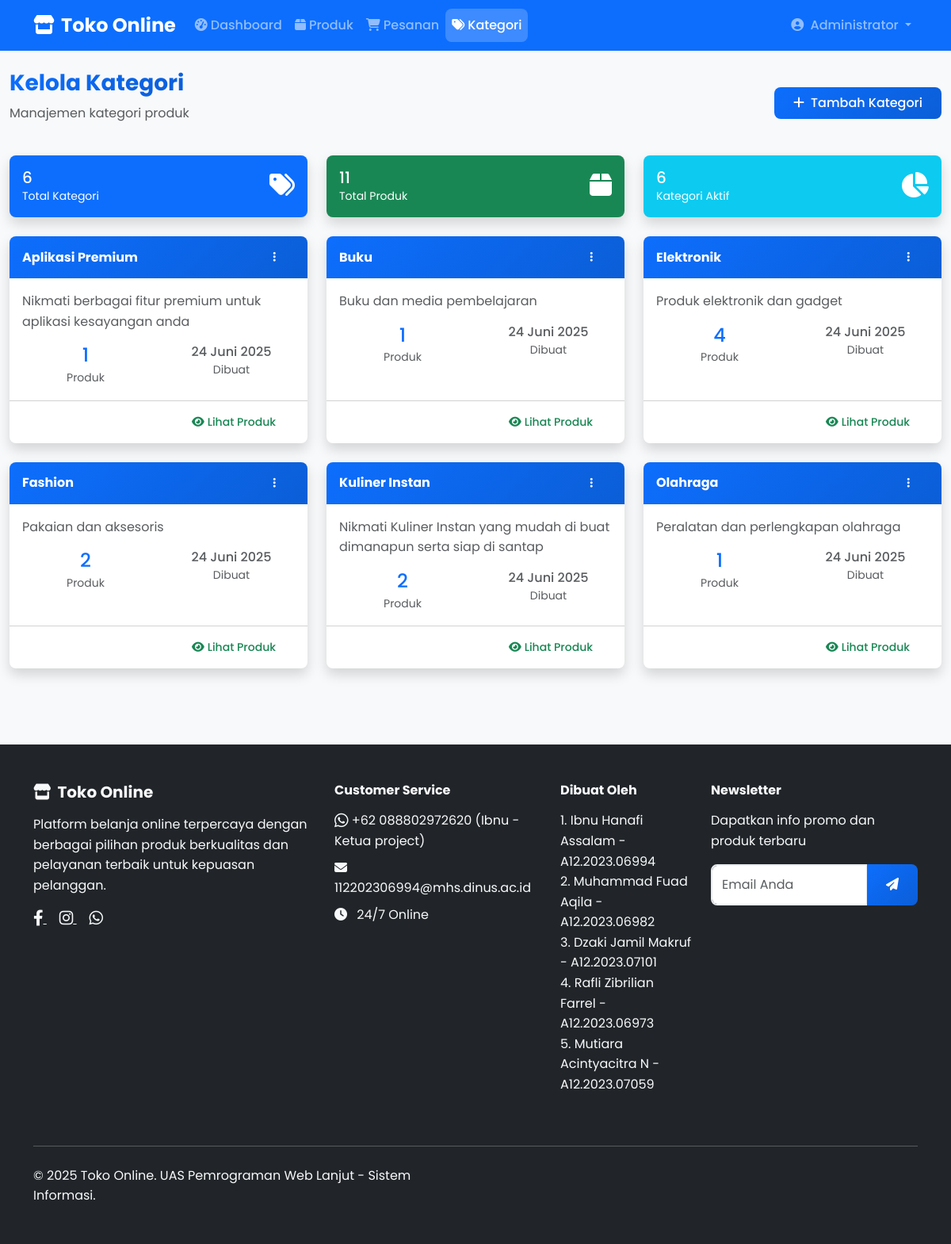
Screenshot of /admin/categories.php (signed in) with the database file from the repository.
### tables this page shows
CREATE TABLE `users` (
  `id` int(11) NOT NULL,
  `username` varchar(50) NOT NULL,
  `email` varchar(100) NOT NULL,
  `password` varchar(255) NOT NULL,
  `reset_token` varchar(255) DEFAULT NULL,
  `reset_token_expires_at` datetime DEFAULT NULL,
  `reset_expires` datetime DEFAULT NULL,
  `role` enum('admin','customer') NOT NULL DEFAULT 'customer',
  `full_name` varchar(100) NOT NULL,
  `phone` varchar(20) DEFAULT NULL,
  `address` text DEFAULT NULL,
  `created_at` timestamp NOT NULL DEFAULT current_timestamp()
);

CREATE TABLE `categories` (
  `id` int(11) NOT NULL,
  `name` varchar(100) NOT NULL,
  `description` text DEFAULT NULL,
  `created_at` timestamp NOT NULL DEFAULT current_timestamp()
);

### includes/functions.php (called while the page is built, shortened)
<?php
require_once __DIR__ . '/../config/database.php';
function isLoggedIn()
{
    return isset($_SESSION['user_id']) && !empty($_SESSION['user_id']);
}
function isAdmin()
{
    return isset($_SESSION['role']) && $_SESSION['role'] === 'admin';
}
function formatDate($date)
{
    $bulan = [
        1 => 'Januari',
        'Februari',
        'Maret',
        'April',
        'Mei',
        'Juni',
        'Juli',
        'Agustus',
        'September',
        'Oktober',
        'November',
        'Desember'
    ];
    $timestamp = strtotime($date);
    $tanggal = date('j', $timestamp);
    $bulan = $bulan[date('n', $timestamp)];
    $tahun = date('Y', $timestamp);
    return $tanggal . ' ' . $bulan . ' ' . $tahun;
}
function getCurrentUser()
{
    global $db;
    $sql = "SELECT * FROM users WHERE id = ?";
    return $db->fetch($sql, [$_SESSION['user_id']]);
}

### config/database.php (called while the page is built, shortened)
<?php
class Database
{
    private $host = DB_HOST;
    private $username = DB_USERNAME;
    private $password = DB_PASSWORD;
    private $database = DB_NAME;
    private $connection;
    private function connect()
    {
        try {
            $this->connection = new PDO(
                "mysql:host={$this->host};dbname={$this->database}",
                $this->username,
                $this->password,
                [
                    PDO::ATTR_ERRMODE => PDO::ERRMODE_EXCEPTION,
                    PDO::ATTR_DEFAULT_FETCH_MODE => PDO::FETCH_ASSOC,
                    PDO::MYSQL_ATTR_INIT_COMMAND => "SET NAMES utf8"
                ]
            );
        } catch (PDOException $e) {
            die("Connection failed: " . $e->getMessage());
        }
    }
    public function query($sql, $params = [])
    {
        try {
            $stmt = $this->connection->prepare($sql);
            $stmt->execute($params);
            return $stmt->fetchAll();
        } catch (PDOException $e) {
            throw new Exception("Query error: " . $e->getMessage());
        }
    }
    public function fetch($sql, $params = [])
    {
        try {
            $stmt = $this->connection->prepare($sql);
            $stmt->execute($params);
            return $stmt->fetch();
        } catch (PDOException $e) {
            throw new Exception("Fetch error: " . $e->getMessage());
        }
    }
}
$db = new Database();

### admin/categories.php (the view, shortened to what this page needs)
<?php
require_once '../includes/functions.php';
global $db;
$categories = $db->query("
    SELECT c.*,
           COUNT(p.id) as product_count,
           c.created_at
    FROM categories c
    LEFT JOIN products p ON c.id = p.category_id
    GROUP BY c.id
    ORDER BY c.name
");
include '../includes/header.php';
?>
<div class="container-fluid py-4">
    <div class="row mb-4">
        <div class="col-12">
            <div class="d-flex justify-content-between align-items-center">
                <div>
                    <h1 class="h3 text-gradient fw-bold">Kelola Kategori</h1>
                    <p class="text-muted">Manajemen kategori produk</p>
                </div>
                <div>
                    <button type="button" class="btn btn-primary" data-bs-toggle="modal" data-bs-target="#addCategoryModal">
                        <i class="fas fa-plus me-2"></i>Tambah Kategori
                    </button>
                </div>
            </div>
        </div>
    </div>
    <div class="row mb-4">
        <div class="col-md-4">
            <div class="card bg-primary text-white shadow">
                <div class="card-body">
                    <div class="d-flex align-items-center">
                        <div class="flex-grow-1">
                            <div class="h5 mb-0"><?php echo count($categories); ?></div>
                            <div class="small">Total Kategori</div>
                        </div>
                        <div class="flex-shrink-0">
                            <i class="fas fa-tags fa-2x"></i>
                        </div>
                    </div>
                </div>
            </div>
        </div>
        <div class="col-md-4">
            <div class="card bg-success text-white shadow">
                <div class="card-body">
                    <div class="d-flex align-items-center">
                        <div class="flex-grow-1">
                            <div class="h5 mb-0"><?php echo array_sum(array_column($categories, 'product_count')); ?></div>
                            <div class="small">Total Produk</div>
                        </div>
                        <div class="flex-shrink-0">
                            <i class="fas fa-box fa-2x"></i>
                        </div>
                    </div>
                </div>
            </div>
        </div>
        <div class="col-md-4">
            <div class="card bg-info text-white shadow">
                <div class="card-body">
                    <div class="d-flex align-items-center">
                        <div class="flex-grow-1">
                            <div class="h5 mb-0">
                                <?php echo count(array_filter($categories, function ($cat) {
                                    return $cat['product_count'] > 0;
                                })); ?>
                            </div>
                            <div class="small">Kategori Aktif</div>
                        </div>
                        <div class="flex-shrink-0">
                            <i class="fas fa-chart-pie fa-2x"></i>
                        </div>
                    </div>
                </div>
            </div>
        </div>
    </div>
    <div class="row">
        <?php if (empty($categories)): ?>
            <div class="col-12">
                <div class="card shadow">
                    <div class="card-body text-center py-5">
                        <i class="fas fa-tags fa-3x text-muted mb-3"></i>
                        <h5 class="text-muted">Belum ada kategori</h5>
                        <p class="text-muted">Klik tombol "Tambah Kategori" untuk membuat kategori pertama</p>
                        <button type="button" class="btn btn-primary" data-bs-toggle="modal" data-bs-target="#addCategoryModal">
                            <i class="fas fa-plus me-2"></i>Tambah Kategori Pertama
                        </button>
                    </div>
                </div>
            </div>
        <?php else: ?>
            <?php foreach ($categories as $category): ?>
                <div class="col-lg-4 col-md-6 mb-4">
                    <div class="card shadow h-100">
                        <div class="card-header bg-gradient-primary text-white">
                            <div class="d-flex justify-content-between align-items-center">
                                <h6 class="m-0 fw-bold"><?php echo htmlspecialchars($category['name']); ?></h6>
                                <div class="dropdown">
                                    <button class="btn btn-sm btn-outline-light" type="button" data-bs-toggle="dropdown">
                                        <i class="fas fa-ellipsis-v"></i>
                                    </button>
                                </div>
                            </div>
                        </div>
                        <div class="card-body">
                            <?php if ($category['description']): ?>
                                <p class="card-text text-muted">
                                    <?php echo htmlspecialchars($category['description']); ?>
                                </p>
                            <?php else: ?>
                                <p class="card-text text-muted fst-italic">Tidak ada deskripsi</p>
                            <?php endif; ?>
                            <div class="row text-center">
                                <div class="col-6">
                                    <div class="h4 text-primary mb-0"><?php echo $category['product_count']; ?></div>
                                    <small class="text-muted">Produk</small>
                                </div>
                                <div class="col-6">
                                    <div class="h6 text-muted mb-0"><?php echo formatDate($category['created_at']); ?></div>
                                    <small class="text-muted">Dibuat</small>
                                </div>
                            </div>
                        </div>
                        <div class="card-footer bg-transparent">
                            <div class="d-grid gap-2 d-md-flex justify-content-md-end">
                                <a href="../admin/products.php?category=<?php echo $category['id']; ?>"
                                    class="btn btn-outline-success btn-sm">
                                    <i class="fas fa-eye me-1"></i>Lihat Produk
                                </a>
                            </div>
                        </div>
                    </div>
                </div>
            <?php endforeach; ?>
        <?php endif; ?>
    </div>
</div>
<?php include '../includes/footer.php'; ?>

### includes/header.php (shortened to what this page needs)
<?php
$current_user = getCurrentUser();
?>
<!DOCTYPE html>
<html lang="id">
<head>
    <link href="https://cdn.jsdelivr.net/npm/bootstrap@5.3.0/dist/css/bootstrap.min.css" rel="stylesheet">
    <link rel="stylesheet" href="https://cdnjs.cloudflare.com/ajax/libs/font-awesome/6.4.0/css/all.min.css">
    <link rel="stylesheet" href="../assets/css/style.css">
    <?php if (isAdmin()): ?>
        <link rel="stylesheet" href="https://cdn.datatables.net/1.13.6/css/dataTables.bootstrap5.min.css">
    <?php endif; ?>
</head>
<body>
    <nav class="navbar navbar-expand-lg navbar-dark bg-primary sticky-top">
        <div class="container">
            <a class="navbar-brand fw-bold" href="<?php echo isAdmin() ? '../admin/dashboard.php' : '../customer/dashboard.php'; ?>">
                <i class="fas fa-store me-2"></i>Toko Online
            </a>
            <div class="collapse navbar-collapse" id="navbarNav">
                <?php if (isLoggedIn()): ?>
                    <?php if (isAdmin()): ?>
                        <ul class="navbar-nav me-auto">
                            <li class="nav-item">
                                <a class="nav-link <?php echo basename($_SERVER['PHP_SELF']) == 'dashboard.php' ? 'active' : ''; ?>"
                                    href="../admin/dashboard.php">
                                    <i class="fas fa-tachometer-alt me-1"></i>Dashboard
                                </a>
                            </li>
                            <li class="nav-item">
                                <a class="nav-link <?php echo basename($_SERVER['PHP_SELF']) == 'products.php' ? 'active' : ''; ?>"
                                    href="../admin/products.php">
                                    <i class="fas fa-box me-1"></i>Produk
                                </a>
                            </li>
                            <li class="nav-item">
                                <a class="nav-link <?php echo basename($_SERVER['PHP_SELF']) == 'orders.php' ? 'active' : ''; ?>"
                                    href="../admin/orders.php">
                                    <i class="fas fa-shopping-cart me-1"></i>Pesanan
                                </a>
                            </li>
                            <li class="nav-item">
                                <a class="nav-link <?php echo basename($_SERVER['PHP_SELF']) == 'categories.php' ? 'active' : ''; ?>"
                                    href="../admin/categories.php">
                                    <i class="fas fa-tags me-1"></i>Kategori
                                </a>
                            </li>
                        </ul>
                    <?php endif; ?>
                    <div class="navbar-nav">
                        <div class="nav-item dropdown">
                            <a class="nav-link dropdown-toggle" href="#" role="button" data-bs-toggle="dropdown">
                                <i class="fas fa-user-circle me-1"></i>
                                <?php echo htmlspecialchars($current_user['full_name']); ?>
                            </a>
                        </div>
                    </div>
                <?php endif; ?>
            </div>
        </div>
    </nav>
    <main class="main-content"><?php

### assets/css/style.css (style rules this page uses)
:root { --primary-color: #0d6efd; --secondary-color: #6c757d; --success-color: #198754; --danger-color: #dc3545; --warning-color: #ffc107; --info-color: #0dcaf0; --light-color: #f8f9fa; --dark-color: #212529; --font-family: 'Poppins', sans-serif; --border-radius: 8px; --box-shadow: 0 0 15px rgba(0, 0, 0, 0.1); --transition: all 0.3s ease; }
* { margin: 0; padding: 0; box-sizing: border-box; }
body { font-family: var(--font-family); line-height: 1.6; color: var(--dark-color); background-color: #f8f9fa; }
.navbar-brand { font-size: 1.5rem; font-weight: 700; }
.navbar-nav .nav-link { font-weight: 500; padding: 0.5rem 1rem; transition: var(--transition); }
.navbar-nav .nav-link.active { background-color: rgba(255, 255, 255, 0.2); border-radius: var(--border-radius); }
.card { border: none; border-radius: var(--border-radius); box-shadow: var(--box-shadow); transition: var(--transition); overflow: hidden; }
.card-header { background: linear-gradient(135deg, var(--primary-color), #0b5ed7); color: white; border-bottom: none; font-weight: 600; }
.btn { border-radius: var(--border-radius); font-weight: 500; padding: 0.5rem 1.5rem; transition: var(--transition); border: none; }
.btn-primary { background: linear-gradient(135deg, var(--primary-color), #0b5ed7); }
.text-gradient { background: linear-gradient(135deg, var(--primary-color), #0b5ed7); -webkit-background-clip: text; -webkit-text-fill-color: transparent; background-clip: text; }

### rows the page displays
users: full_name "Administrator"
categories: name "Aplikasi Premium", description "Nikmati berbagai fitur premium untuk aplikasi kesayangan anda", product_count "1", created_at "24 Juni 2025"
categories: name "Buku", description "Buku dan media pembelajaran", product_count "1", created_at "24 Juni 2025"
categories: name "Elektronik", description "Produk elektronik dan gadget", product_count "4", created_at "24 Juni 2025"
categories: name "Fashion", description "Pakaian dan aksesoris", product_count "2", created_at "24 Juni 2025"
categories: name "Kuliner Instan", description "Nikmati Kuliner Instan yang mudah di buat dimanapun serta siap di santap", product_count "2", created_at "24 Juni 2025"
categories: name "Olahraga", description "Peralatan dan perlengkapan olahraga", product_count "1", created_at "24 Juni 2025"

### other values shown
count($categories) "6"
array_sum(array_column($categories, 'product_count')) "11"
